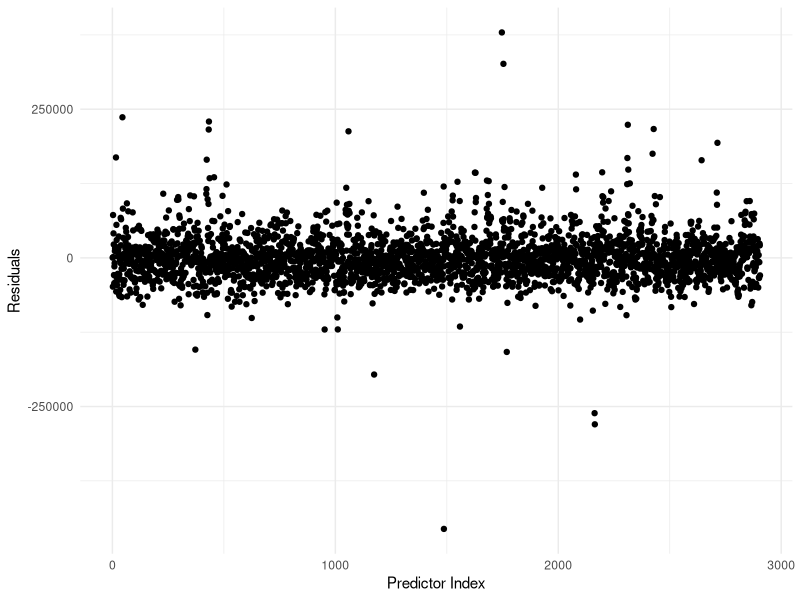
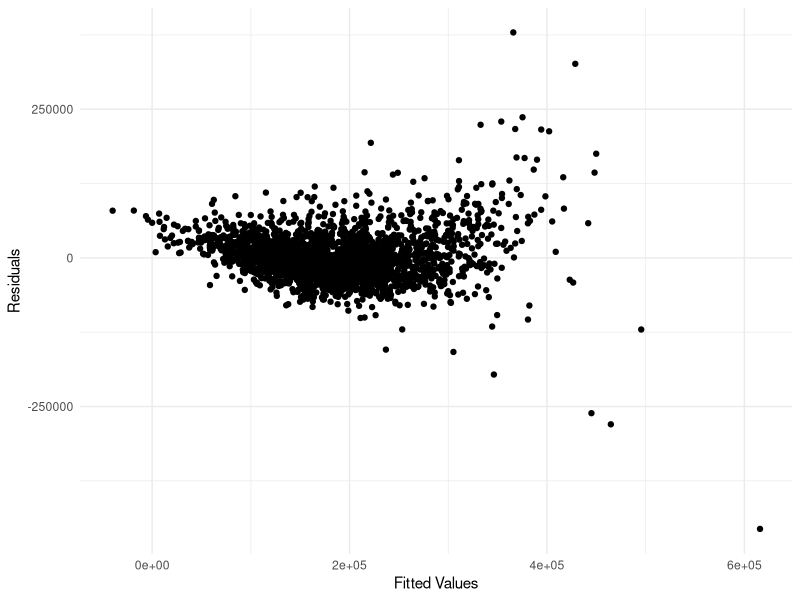
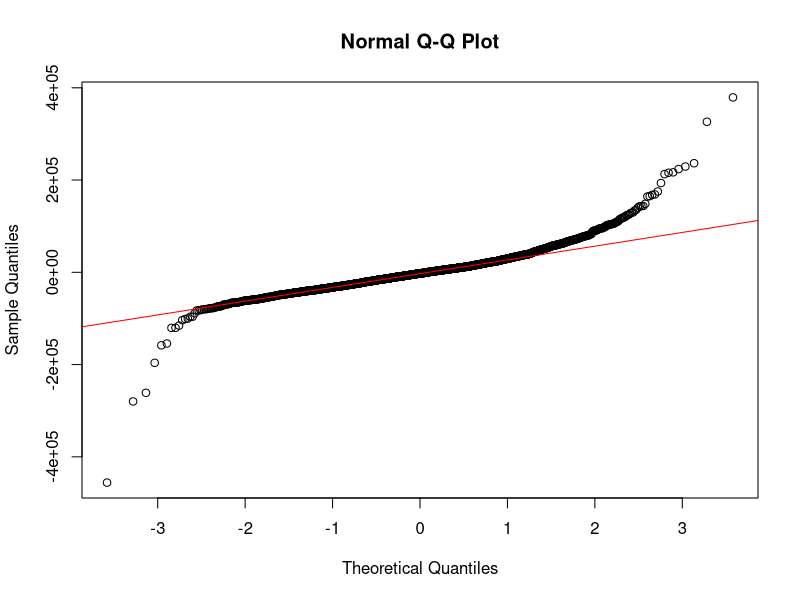
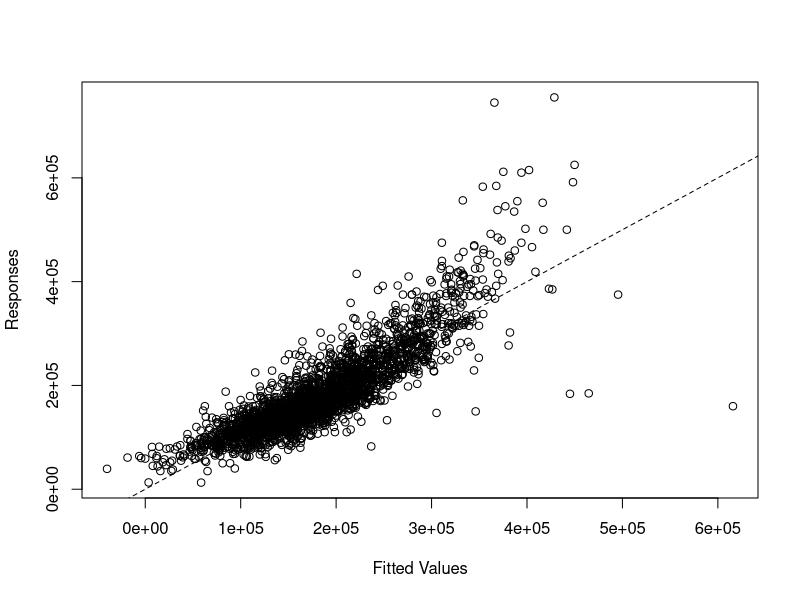
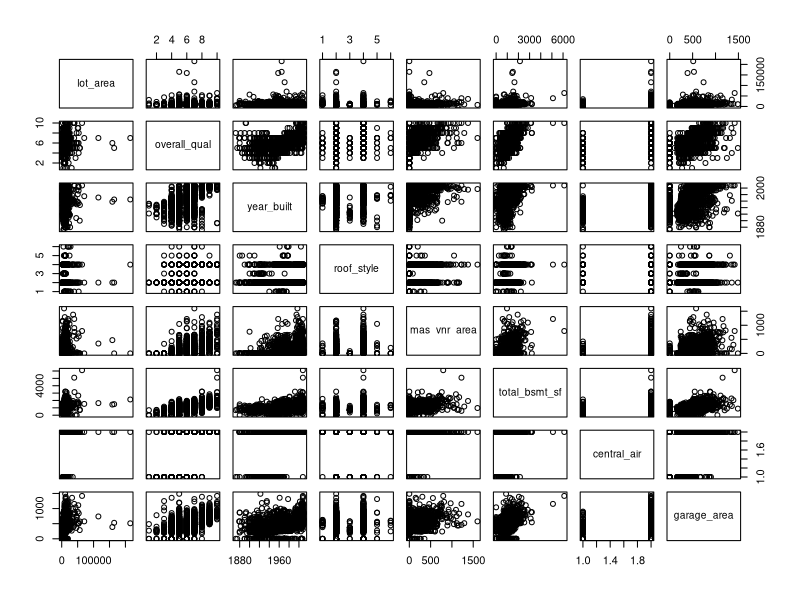
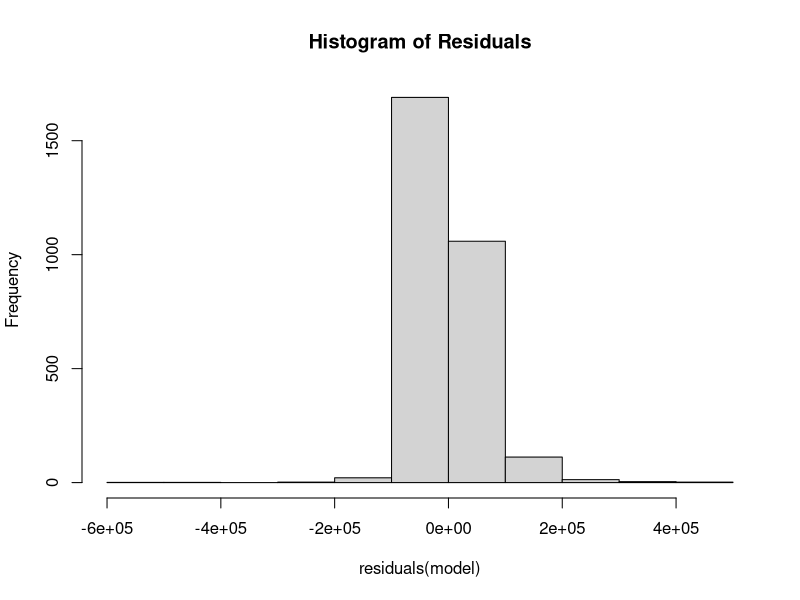
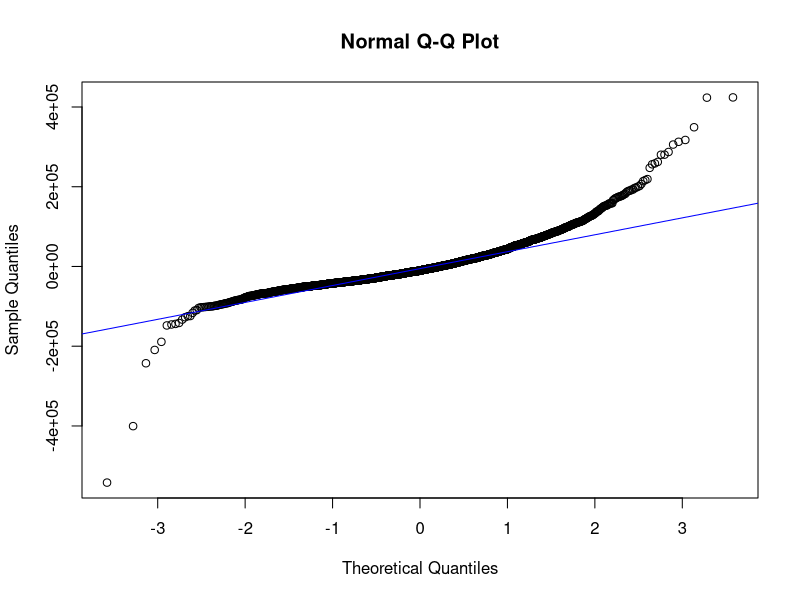

These charts were generated, in order, by the following R code: (Note: this script raises an error after producing the figures.)
## ---- chunk 1
#| include: false
#| warning: false
#| message: false

library(tidyverse)
library(knitr)
## ---- chunk 2
#| include: false
#| warning: false
#| message: false

# Read data from cleaned data file
data <- read_csv(here::here("data", "cleaned_data.csv"))
## ---- chunk 3
#| include: false
#| warning: false
#| message: false

# Separate the dataset into two parts for better visualization
data1 <- data |> select(
  sale_price, lot_area, overall_qual, year_built, roof_style
)

data2 <- data |> select(
  mas_vnr_area, total_bsmt_sf, central_air, garage_area, misc_val
)
## ---- chunk 4
#| label: tbl-data-1
#| tbl-cap: Preview of Data (First Half)
#| echo: false
#| warning: false
#| message: false

# Visualize the first part of the dataset
kable(head(data1), format = "markdown")
## ---- chunk 5
#| label: tbl-data-2
#| tbl-cap: Preview of Data (Second Half)
#| echo: false
#| warning: false
#| message: false

# Visualize the second part of the dataset
kable(head(data2), format = "markdown")
## ---- chunk 6
#| echo: false
#| warning: false
#| message: false

# Generate a dataset that only consists numerical data
data_numerical <- data |>
  select(sale_price, lot_area, overall_qual, year_built,
         mas_vnr_area, total_bsmt_sf, garage_area, misc_val
  )
## ---- chunk 7
#| label: tbl-summary
#| tbl-cap: Summarize Table of Numerical Data
#| echo: false
#| warning: false
#| message: false

# Generate a summarize table
summary_table <- data.frame(
  Mean = round(apply(data_numerical, 2, mean), 2),
  Standard_Deviation = round(apply(data_numerical, 2, sd), 2),
  Median = round(apply(data_numerical, 2, median), 2)
)

kable(summary_table, format = "markdown")
## ---- chunk 8
#| echo: false
#| warning: false
#| message: false

# Convert variables to factors
data$central_air <- as.factor(data$central_air)
data$roof_style <- as.factor(data$roof_style)

# Fit the linear model
model <- lm(sale_price ~
              lot_area + overall_qual + year_built + roof_style +
              mas_vnr_area + total_bsmt_sf + central_air + garage_area +
              misc_val, data = data
)

# Take out the fitted values and residuals
fit <- fitted(model)
res <- resid(model)

# Create data frames
obs_res <- data.frame(obs = 1:length(res), res = res)
fit_res <- data.frame(fit = fit, res = res)
## ---- chunk 9
#| label: fig-obs-res
#| fig-cap: Residuals vs. Observation Index
#| echo: false
#| warning: false
#| message: false

# Plot residuals against observation index
ggplot(obs_res, aes(x = obs, y = res)) +
  geom_point() +
  xlab("Predictor Index") +
  ylab("Residuals") +
  theme_minimal()
## ---- chunk 10
#| label: fig-fit-res
#| fig-cap: Residuals vs. Fitted Values
#| echo: false
#| warning: false
#| message: false

# Plot residuals against fitted values
ggplot(fit_res, aes(x = fit, y = res)) +
  geom_point() +
  xlab("Fitted Values") +
  ylab("Residuals") +
  theme_minimal()
## ---- chunk 11
#| label: fig-qq
#| fig-cap: Q-Q Plot
#| echo: false
#| warning: false
#| message: false

# Plot the Q-Q plot
qqnorm(res)
qqline(res, col = "red")
## ---- chunk 12
#| label: fig-fit-resp
#| fig-cap: Responses vs. Fitted Values
#| echo: false
#| warning: false
#| message: false

# Plot responses against fitted values
plot(x = fit, y = data$sale_price,
     xlab = "Fitted Values",
     ylab = "Responses")

abline(a = 0, b = 1, lty = 2)
## ---- chunk 13
#| label: fig-pair
#| fig-cap: Pairwise Scatterplots of Predictors
#| echo: false
#| warning: false
#| message: false

# Plot predictors against each other
pairs(data[, 2:9])
## ---- chunk 14

# Fit initial linear model
model <- lm(sale_price ~ total_bsmt_sf + lot_area + year_built, data = data)

# Residual diagnostics
hist(residuals(model), main = "Histogram of Residuals")
qqnorm(residuals(model)); qqline(residuals(model), col = "blue")
shapiro.test(residuals(model))

# Apply Box-Cox transformation
boxcox_result <- boxcox(model, lambda = seq(-2, 2, 0.1))
lambda_opt <- boxcox_result$x[which.max(boxcox_result$y)]  # Optimal lambda
data$sale_price_transformed <- (data$sale_price^lambda_opt - 1) / lambda_opt

# Refit model with transformed response
model_trans <- lm(sale_price_transformed ~ total_bsmt_sf + lot_area + year_built, data = data)
summary(model_trans)

## ---- chunk 15
# Check residual variance
plot(model_trans, which = 3)

# Apply square root transformation to stabilize variance
data$total_bsmt_sf_sqrt <- sqrt(data$total_bsmt_sf)
model_var_stable <- lm(sale_price_transformed ~ total_bsmt_sf_sqrt + lot_area + year_built, data = data)
summary(model_var_stable)

## ---- chunk 16
# Check VIF for multicollinearity
vif(model_var_stable)

# Remove highly collinear predictors if necessary
model_reduced <- lm(sale_price_transformed ~ total_bsmt_sf_sqrt + lot_area, data = data)
summary(model_reduced)
## ---- chunk 17
# Calculate SST, SSR, and RSS
sst <- sum((data$sale_price_transformed - mean(data$sale_price_transformed))^2)
ssr <- sum((fitted(model_reduced) - mean(data$sale_price_transformed))^2)
rss <- sum(residuals(model_reduced)^2)

cat("SST:", sst, "\nSSR:", ssr, "\nRSS:", rss)
## ---- chunk 18
# Cook's Distance
cooksD <- cooks.distance(model_reduced)
plot(cooksD, main = "Cook's Distance", type = "h")
abline(h = 4/length(cooksD), col = "red")

# Leverage Points
leverage <- hatvalues(model_reduced)
plot(leverage, main = "Leverage Points", type = "h")
abline(h = 2*mean(leverage), col = "red")
## ---- chunk 19
# AIC and BIC
AIC(model_reduced)
BIC(model_reduced)

# All subsets selection
regsubsets_result <- regsubsets(sale_price_transformed ~ total_bsmt_sf_sqrt + lot_area + year_built, data = data, nvmax = 3)
summary(regsubsets_result)

# Plot model selection
plot(regsubsets_result, scale = "adj_r2")
